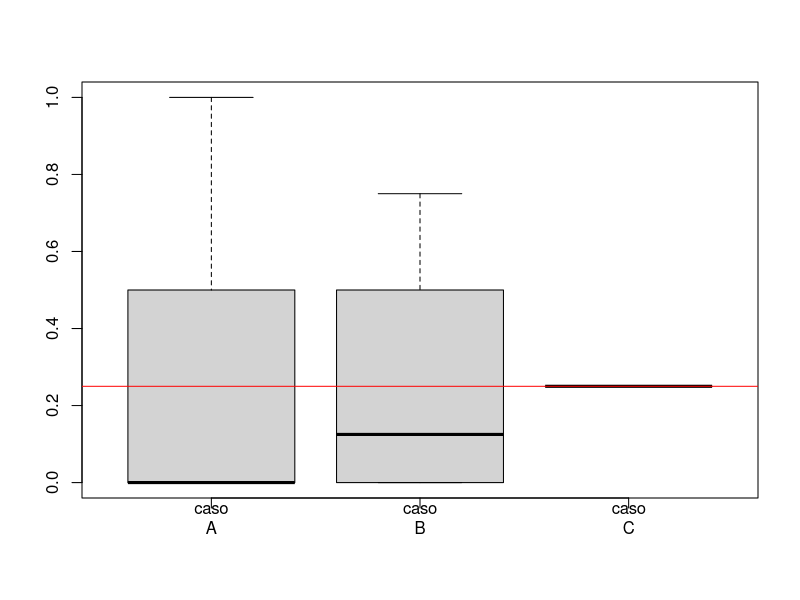
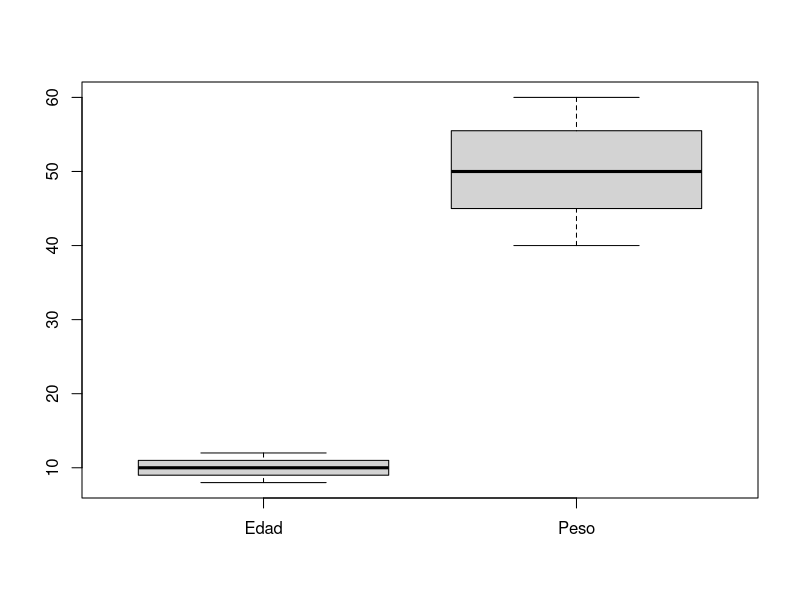
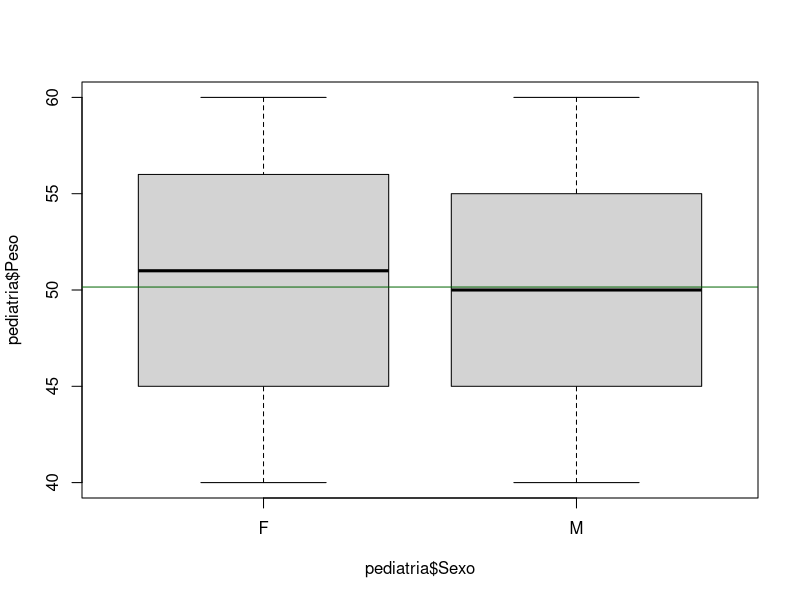
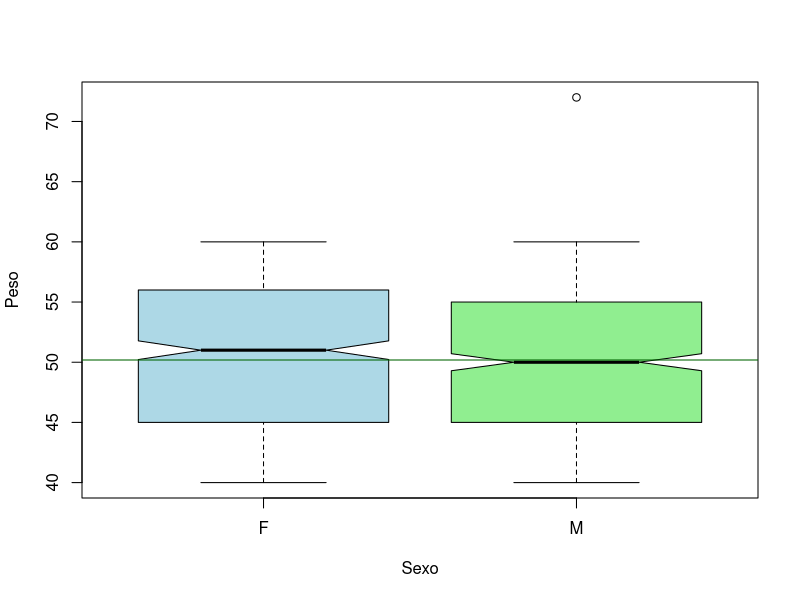

Source code (R) for these figures, in order:
# Medidas de dispersión
# =====================

# Las medidas de dispersión nos informan de lo desperdigados que están los datos.

# INTRODUCCIÓN
# ============

# Ejemplo:
# 4 personas se han perdido en el bosque y, al pasar las horas, tienen mucha hambre. No encuentran
# qué comer cuando, en un claro, descubren una cabaña. Entran en ella y encuentran un pollo asado
# sobre la mesa. Imaginad las siguientes situaciones:

# A) La primera que entra se avalanza sobre el pollo, sale corriendo, se esconde en el bosque 
# y se come el pollo entero. Por lo tanto la primera se como "1" pollo, y los otros "0" pollos.
polloA=c(1,0,0,0)

# B) Las dos primeras personas entran y descubren el pollo. Se pelean por él, una le arranca un muslo,
# y la otra sale corriendo con el resto. Entonces la primera se come 3/4 del pollo, la segunda 1/4 y 
# las otras dos se quedan sin nada.
polloB=c(0.75,0.25,0,0)

#C) Las cuatros se reparten el pollo, equitativamente, y se lo comen
polloC=c(0.25,0.25,0.25,0.25)

# Podemos hacer análisis de frecuencia y medidas de posición para ver las diferencias entre las 
# situaciones anteriores. Pero es muy frecuente confiar en la media. Sin embargo, a pesar
# de que las situaciones son muy distintas, la media de cada vector es la misma: 0.25
cat("\014")
mean(polloA)
mean(polloB)
mean(polloC)

# Ni tampoco nos dice mucho la mediana y la moda, salvo que ha pasado algo extraño.
cat("\014")
median(polloA)
median(polloB)
median(polloC)
names(which(table(polloA)==max(table(polloA))))
names(which(table(polloB)==max(table(polloB))))
names(which(table(polloC)==max(table(polloC))))

# El hecho es que necesitamos una medida que nos informe de lo desperdigado que están los datos.
# Si observamos el caso A, vemos que es un caso muy extremo: alguien se comió el pollo y no dejó nada 
# a los demás. El caso B es algo menos extremo, y el C es el más equitativo. Respecto de la media,
# en el caso A los valores se alejan mucho de ella y en el caso C, coinciden con la media. 

# Parece pues que esta medida de dispersión que estoy buscando debe referirse A LA MEDIA. ¿Qué tal 
# si calculo la diferencia de cada valor del vector con la media.
difA=polloA-mean(polloA)
difA
difB=polloB-mean(polloB)
difB
difC=polloC-mean(polloC)
difC

#==========================
# Las mayores diferencias las encontramos en el primer caso, no teniendo ninguna en el tercero.
# Así que nuestro número podríamos obtenero de la suma de esos valores de diferencias... Podríamos
# estar tentados de calcularlo así, pero el caso es que las desviaciones positivas y las negativas
# se compensan, así que ¿qué hacemos? La manera más sencilla de transformar valores positivos 
# en positivos y los negativos en positivos es elevar al cuadrado.
cat("\014")
difA=difA^2
difB=difB^2
difC=difC^2
difA
difB
difC

# Y calcular ahora la suma
sum(difA)
sum(difB)
sum(difC)

# Ya sí que podemos ver que el cálculo que hemos hecho nos indica en el primer caso que hay una
# "dispersión" de 0.75, mayor que en la del caso B 0.375 y mayor que 0, donde no hay, en el caso C

# Nuestros cálculos de dispersión se basarán pues en esta idea. La diferencia con la media 
# y elevar al cuadrado.

# ============================
cat("\014")
# ============================

# Definimos pues nuestras nuevas medidas
# 1) rango o recorrido: diferencia entre el máximo y el mínimo de las observaciones
diff(range(polloA))
max(polloA)-min(polloA)

# 2) rango Intercuartílico: diferencias entre el tercer y primer cuartil --> Q0.75 - Q0.25
IQR(polloA)
quantile(polloA,0.75)-quantile(polloA,0.25)

cat("\014")
# 3) Varianza MUESTRAL (ver chuleta). Restar cada valor de su media, elevar al cuadrado, sumar 
# todos estos cálculos y dividir entre la longitud del vector menos 1
n=length(polloA)
sum((polloA-mean(polloA))^2)/(n-1)
var(polloA)

#4) Desviación típica MUESTRAL (ver chuleta): hacer la raíz cuadrada del valor anterior
sqrt(var(polloA))
sd(polloA)

cat("\014")
# 5) Varianza verdadera (ver chuleta) o varianza. Restar cada valor de su media, elevar al cuadrado, 
# sumar todos estos cálculos y dividir entre la longitud del vector. Es lo mismo que la varianza
# muestral rectificada multiplicando por n-1 y dividiendo entre n.
varVerdadera = sum((polloA-mean(polloA))^2)/(n)
varVerdadera
var(polloA)*(n-1)/n

# 6) La desviación típica verdadera o simplemente des. típica que sería la raíz de 
# la varianza, o a partir de la desv. típica MUESTRAL, multiplico por la raíz de (n-1) y divido entre
# la raíz de n
sqrt(varVerdadera)
sd(polloA)*sqrt((n-1)/n)

# ==========
# CONCLUSIÓN
# ==========
# La varianza siempre es un valor positivo. Comparando dos muestras, la que mayor varianza
# tenga, tendrá los datos más dispersos. Si ésta es cero, todos sus valores coinciden con la media.
cat("\014")
var(polloA)*(n-1)/n
var(polloB)*(n-1)/n
var(polloC)*(n-1)/n

# Una orden que nos muestra varios valores estadísticos de una muestra es summary
summary(polloA)
summary(polloB)
summary(polloC)

# Podemos obtener unas gráficas llamadas DIAGRAMAS DE CAJA (ver chuletas), donde se aprecia
# muy bien cómo se distribuyen los datos. Muchos de los parámetros de plot los acepta boxplot
boxplot(polloA,polloB,polloC,names=c("caso\nA","caso\nB","caso\nC"))
abline(h=mean(polloA),col=c("red"))

# ========
# Gráficas
# ========
# Recupero el dataframe del capítulo 10, pediatría, para ilustrar otro ejemplo de boxplot
cat("\014")
pediatria=read.csv("Cap_10_datos_cualitativos_multidimensionales/pediatria.csv"
                   ,header=TRUE,dec=",")

# Podemos obtener las gráficas boxplot de Edad y Peso del dataframe
b1 = boxplot(pediatria$Edad,pediatria$Peso,names=c("Edad","Peso"))
b2 = boxplot(pediatria$Peso~pediatria$Sexo,data=pediatria)
abline(h=mean(pediatria$Peso),col=c("darkgreen"))

# Ponemos un valor de peso muy exagerado al último dato de pediatria (¡¡72kg!!)
# Y volvemos a dibujar. Cuando existen valores muy por encima de los "whiskers"
# se dibujan con circulitos. Son valores atípicos. 
pediatria$Peso[1000]=72
b2 = boxplot(pediatria$Peso~pediatria$Sexo,data=pediatria
             ,xlab="Sexo",ylab="Peso",notch=TRUE,col=c("lightblue","lightgreen"))
abline(h=mean(pediatria$Peso),col=c("darkgreen"))

cat("\014")
str(b2)
b2$stats # valores de los whiskers y la caja intercuartílica
b2$out # los valores atípico

# y usamos la función aggregate para calcular la desviación típica muestral SEGÚN
# los sexos
cat("\014")
aggregate(Peso~Sexo,data=pediatria,FUN=sd)


